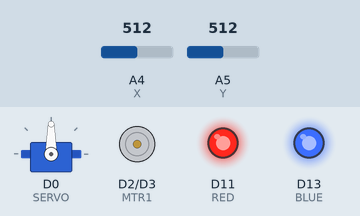
Simulated run of this program. Board: Seeed XIAO (SAMD21). Parts: servo, motor-driver pin pairs drawn as motors (green arrow = first pin HIGH = forward, orange = second pin HIGH = backward, longer = more drive, scaled by the enable pin), output pins drawn as LEDs (lit = HIGH). The test bench sets the inputs (shaded band); at power-on: A5 (Y) = 512, A4 (X) = 512. What the program prints to the serial monitor is not drawn.

Above: at 1.2 s.
1.3 s: A5 (Y) set to 490
At 2.5 s:
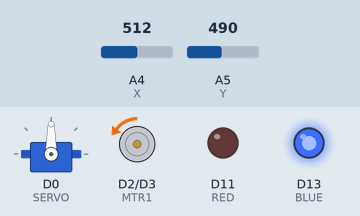
2.8 s: A4 (X) set to 716
At 3.8 s:
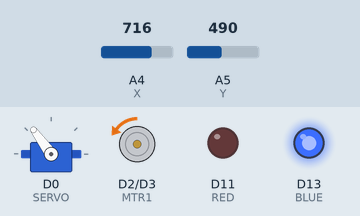
4.3 s: A5 (Y) set to 510
At 5.0 s:
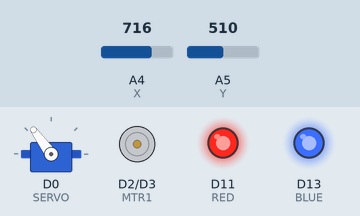
5.8 s: A4 (X) set to 900
At 6.1 s:
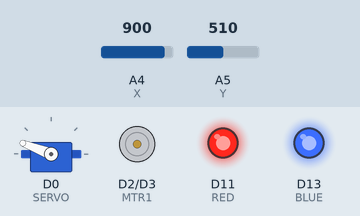
7.3 s: A5 (Y) set to 550
8.8 s: A4 (X) set to 1023
At 9.6 s:
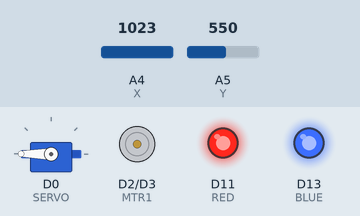
Timing chart, 0 to 11.3 s (numbered marks = the images above; inputs shaded):
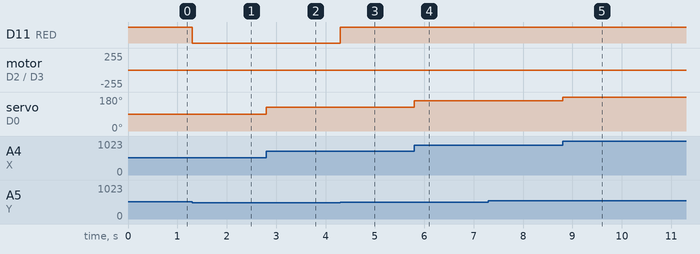

The program:

main.cpp
```cpp
#include <Arduino.h>
#include <Servo.h>

#define RED 11
#define GREEN 12
#define BLUE 13
#define X A4
#define Y A5
#define SERVO D0
#define MTR1 2
#define MTR2 3

// DECLARE SERVO OBJECT
Servo steering;

// DECLARE VARIABLES
int power;
int steerAngle;

// FUNCTION PROTOTYPES
void driveMotor(int);
void steer(int);

void setup() {
  // SETUP LEDS
  pinMode(RED, OUTPUT);
  pinMode(GREEN, OUTPUT);
  pinMode(BLUE, OUTPUT);
  digitalWrite(RED, HIGH);
  digitalWrite(GREEN, HIGH);
  digitalWrite(BLUE, HIGH);

  // SETUP SERIAL MONITOR
  Serial.begin(9600);

  // SETUP SERVO
  steering.attach(SERVO);

  // SETUP JOYSTICK PINS
  pinMode(X, INPUT);
  pinMode(Y, INPUT);

  // DEFINE MOTOR PINS AS OUTPUTS
  pinMode(MTR1, OUTPUT);
  pinMode(MTR2, OUTPUT);
}

void loop() {
  driveMotor(analogRead(Y));
  steer(analogRead(X));
}

void driveMotor(int val){
  Serial.println(val);

  if(val > 540){
    power = map(val, 541, 1018, 0, 255);
    analogWrite(MTR2, 0);
    analogWrite(MTR1, power);
    digitalWrite(GREEN, LOW);
    digitalWrite(RED, HIGH);
  } else if(val < 500){
    power = map(val, 500, 0, 0, 255);
    analogWrite(MTR1, 0);
    analogWrite(MTR2, power);
    digitalWrite(GREEN, HIGH);
    digitalWrite(RED, LOW);
  } else{
    analogWrite(MTR1, 0);
    analogWrite(MTR2, 0);
    digitalWrite(RED, HIGH);
    digitalWrite(GREEN, HIGH);
  }
}

void steer(int val){
  steerAngle = map(val, 0, 1016, 0, 180);
  steering.write(steerAngle);
}
```

Measured:
- after the input at 1.3 s, D11 (RED): HIGH → LOW at once; motor on D2 (MTR1) / D3 (MTR2): stopped → backward 5/255 at once
- after the input at 2.8 s, servo on D0 (SERVO): 90° → 126° at once
- after the input at 4.3 s, D11 (RED): LOW → HIGH at once; motor on D2 (MTR1) / D3 (MTR2): backward 5/255 → stopped at once
- after the input at 5.8 s, servo on D0 (SERVO): 126° → 159° at once
- after the input at 8.8 s, servo on D0 (SERVO): 159° → 180° at once
